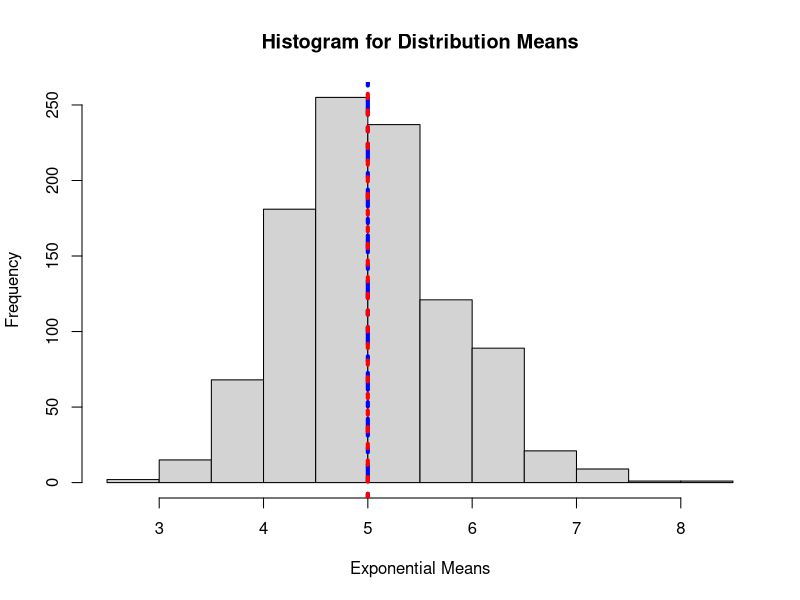
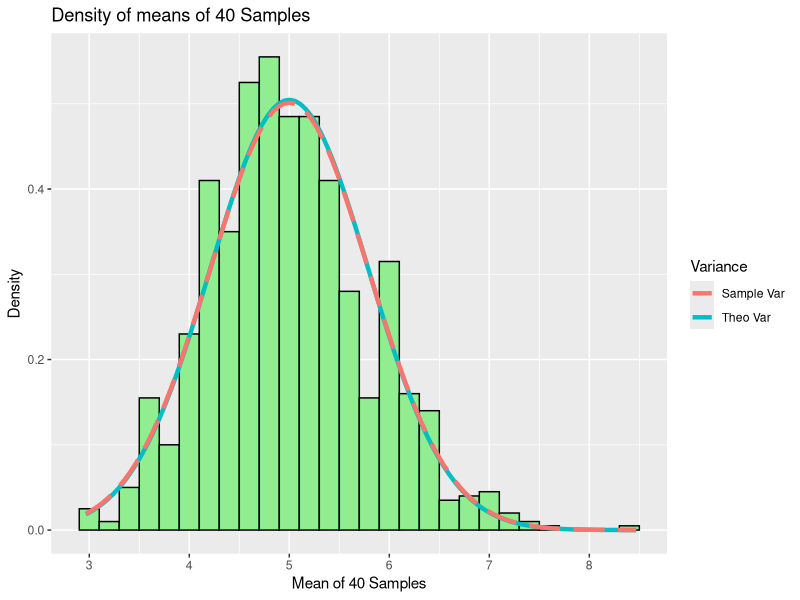

Reproduce these figures in R, in order.
####################################################
# Statistical Inference Project Part I
####################################################
####################################################

#load libraries
library(dplyr)
library(ggplot2)


## Part 1 Simulation
#
# In this project you will investigate the exponential distribution in R and compare it with the Central Limit Theorem. 
# The exponential distribution can be simulated in R with rexp(n, lambda) where lambda is the rate parameter. 
# The mean of exponential distribution is 1/lambda and the standard deviation is also 1/lambda. Set lambda = 0.2 for all of the simulations. 
# You will investigate the distribution of averages of 40 exponentials. Note that you will need to do a thousand simulations.
# Illustrate via simulation and associated explanatory text the properties of the distribution of the mean of 40 exponentials. You should
# 
# Show the sample mean and compare it to the theoretical mean of the distribution.
# Show how variable the sample is (via variance) and compare it to the theoretical variance of the distribution.
# Show that the distribution is approximately normal.
# In point 3, focus on the difference between the distribution of a large collection of random exponentials and the distribution of a large collection of averages of 40 exponentials.


#Define Variables for simulation
set.seed(100) # set the seed value for reproducibility

nexp <- 40           #number of exponentials
lambda <- 0.2     #value for exp ditribution
nsim <- 1000      #number of simulation
quantile <- qnorm(.975) # 95th % quantile to be used in Confidence Interval 
                 # ~1.696

#create matrix for simulation
simMatrix <- matrix(rexp(nexp * nsim, rate = lambda), nsim)

#create vector with means
simMeansVec <- rowMeans(simMatrix)

#theoretical mean
theoryMean <- 1/lambda

#calculate sample mean
sampleMean <- mean(simMeansVec)

##Mean Comparison

cat("Theory Mean:",theoryMean,"Sample Mean:",sampleMean)


#plot data with comparison betweem Means
hist(simMeansVec,xlab = "Exponential Means",
     main="Histogram for Distribution Means")
abline(v=theoryMean,lty=4,lwd=4,col="blue")
abline(v=sampleMean,lty=3,lwd=4,col="red")

##Variance Comparison

sampleVariance <- var(simMeansVec)
theoryVariance <- (1 / lambda)^2 / nexp

cat("Theory Variance:",theoryVariance,"Sample Variance:",sampleVariance)

##Show distribution is approximately normal 

simMeansDFrame <- data.frame(simMeansVec)
plotdata <- ggplot(simMeansDFrame, aes(x = simMeansVec))
plotdata <- plotdata + geom_histogram(aes(y=..density..),colour="black",fill = "lightgreen",binwidth = 0.2)
plotdata <- plotdata + stat_function(fun = dnorm, args = list(mean = theoryMean, sd = sqrt(theoryVariance)), aes(colour = "Theo Var"), lwd = 1.5)
plotdata <- plotdata + stat_function(fun = dnorm, args = list(mean = sampleMean, sd = sqrt(sampleVariance)), aes(colour = "Sample Var"), lwd = 1.5, lty = 5)
pltodata <- plotdata + scale_colour_manual(values = c("blue"="blue","red"="red") )
plotdata <- plotdata + labs(title = "Density of means of 40 Samples", x = "Mean of 40 Samples", y = "Density",colour="Variance")
plotdata


##Confidence Interval Comparison
theoCI <- theoryMean + c(-1,1)*quantile*sd(simMeansVec)/sqrt(nexp)
sampleCI <- round(mean(simMeansVec) + c(-1,1)*quantile*sd(simMeansVec)/sqrt(nexp),3)
cat("Theory Conf. Int.:",theoCI,"Sample Conf. Int.:",sampleCI)